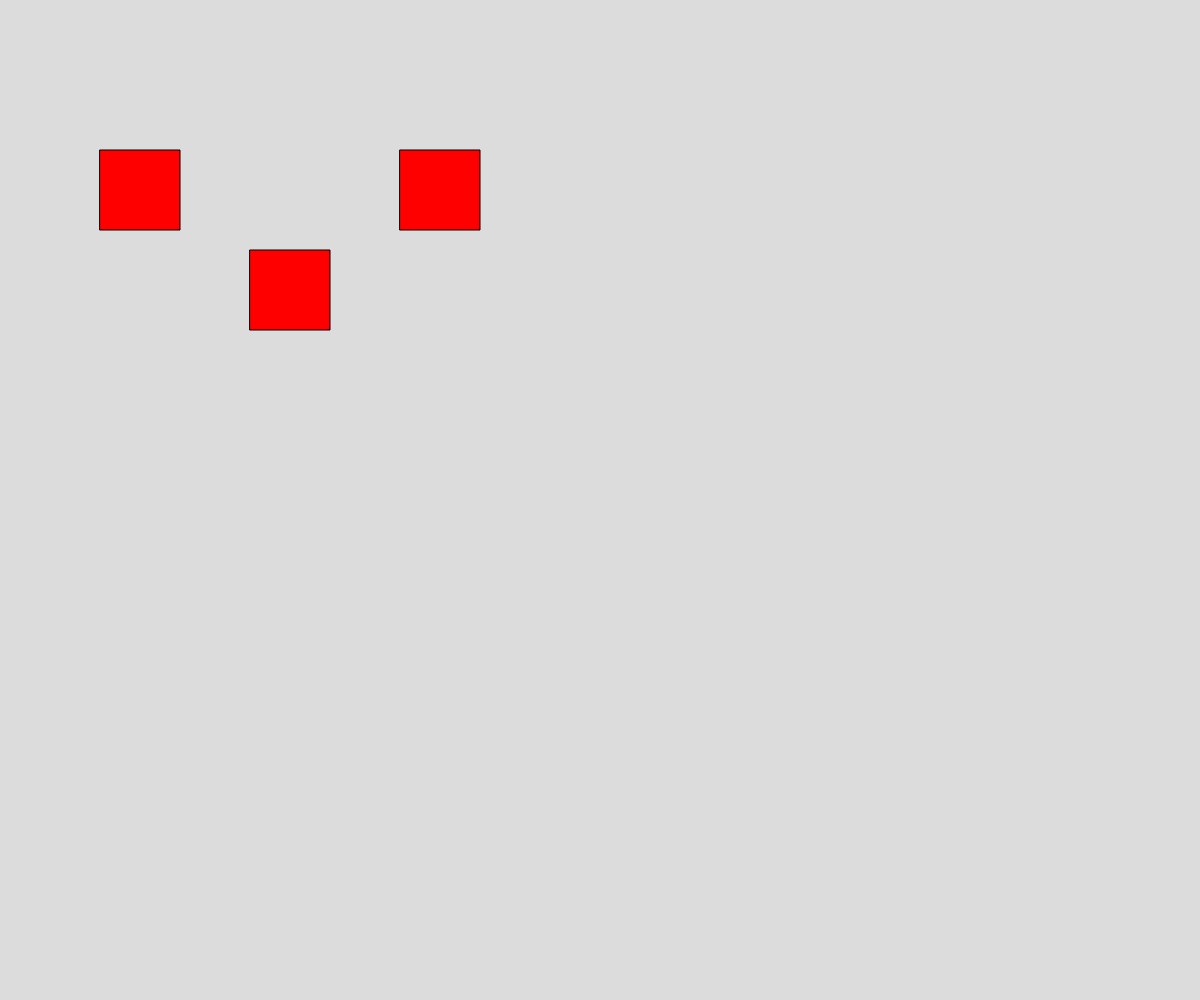
Frame 1 (no input)
Frame 60 (no input): identical to frame 1, image omitted
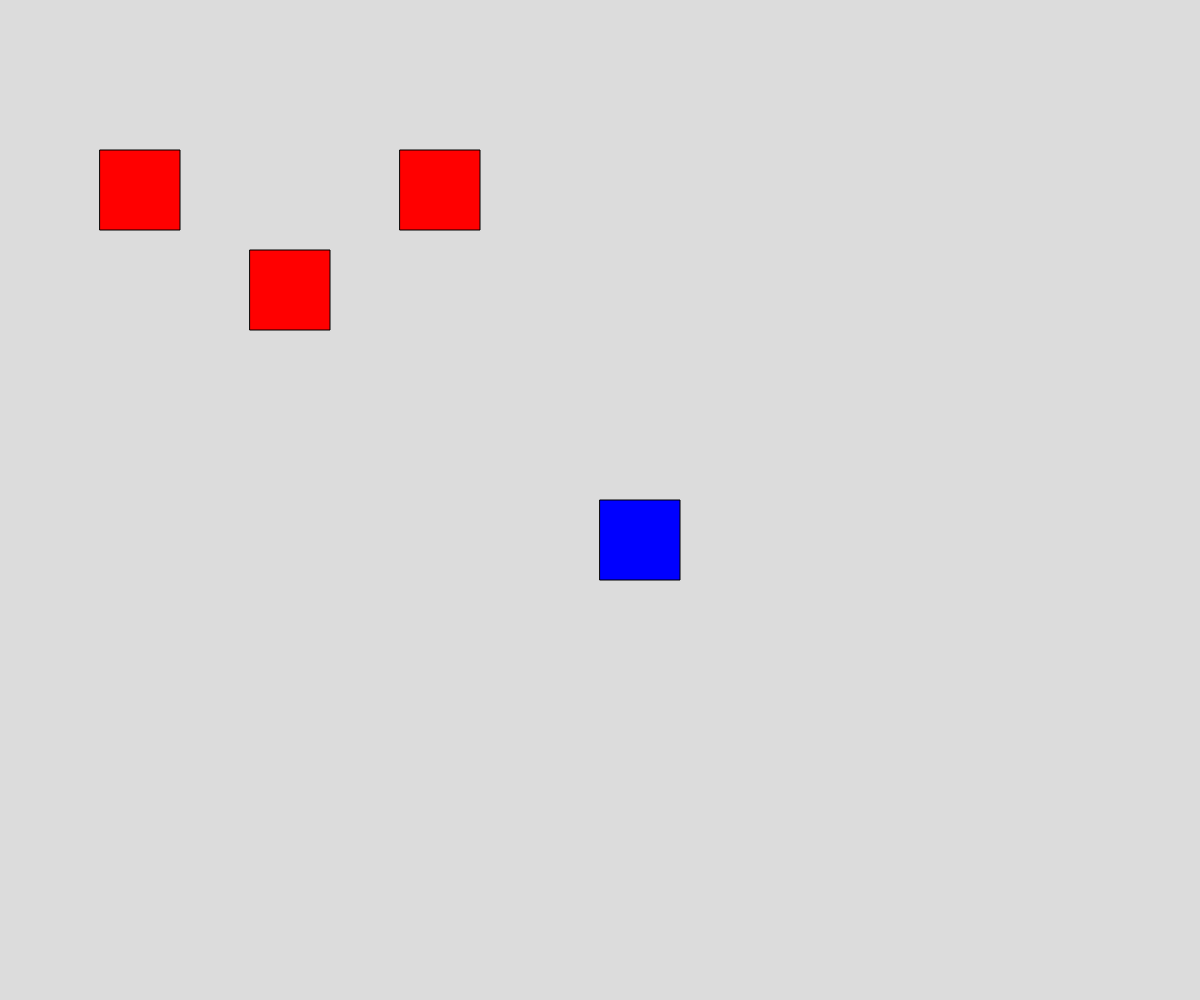
Frame 120 (the mouse pressed at the canvas centre since frame 60)

The p5.js sketch that drew these frames (run headless with seeded random() and noise() and a simulated clock; from frame 60 on, the mouse is pressed at the canvas centre):

// p5.js sketch
// ── sketch.js
/*
Name: Jayden G
Title: Responsive Rectangle Pattern
Instructions: Move your mouse over rectangles to change their colors.
Click the mouse to add more rectangles.
*/

// First array stores the X positions
let xPositions = [100, 250, 400];

// Second array stores the Y positions
let yPositions = [150, 250, 150];

function setup() {
  createCanvas(windowWidth, windowHeight);
}

function draw() {
  background(220);

  // Go through every rectangle in the arrays
  for (let i = 0; i < xPositions.length; i++) {

    // Check if the mouse is over a rectangle
    if (
      mouseX > xPositions[i] - 40 &&
      mouseX < xPositions[i] + 40 &&
      mouseY > yPositions[i] - 40 &&
      mouseY < yPositions[i] + 40
    ) {
      fill(0, 0, 255);
    } else {
      fill(255, 0, 0);
    }

    // Draw each rectangle
    rect(xPositions[i], yPositions[i], 80, 80);
  }
}

// Add another rectangle when the mouse is clicked
function mousePressed() {
  xPositions.push(mouseX);
  yPositions.push(mouseY);
}

// Resize the canvas when the window changes
function windowResized() {
  resizeCanvas(windowWidth, windowHeight);
}
